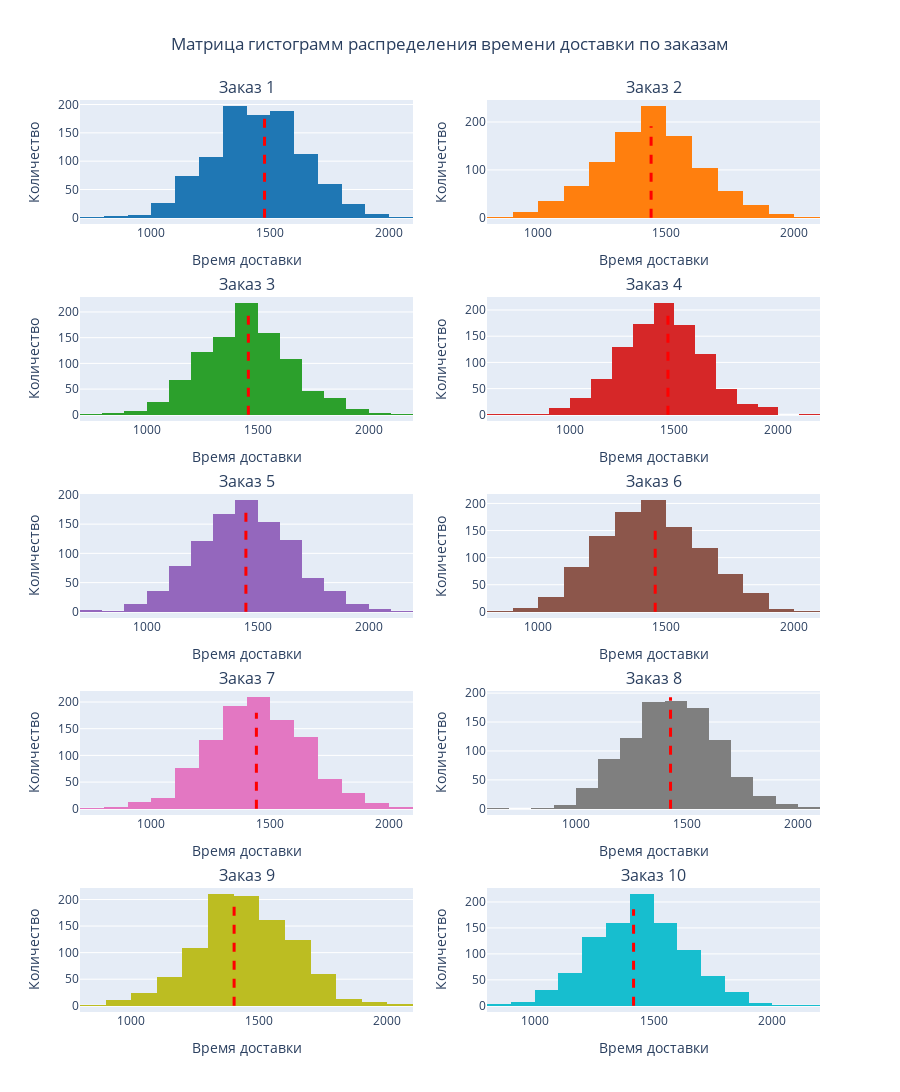

Notebook code cell kept with this figure:
### Markdown cell above
Построим матрицу гистограмм распределения времени доставки для каждого типа заказа:

### Code cell
colors = ['#1f77b4', '#ff7f0e', '#2ca02c', '#d62728', '#9467bd',
          '#8c564b', '#e377c2', '#7f7f7f', '#bcbd22', '#17becf']

fig = make_subplots(rows=5, cols=2, 
                   subplot_titles=[f'Заказ {i}' for i in range(1, 11)],
                   vertical_spacing=0.08)

for i in range(1, 11):
    try:
        group_data = df.groupby('order_number')['delivery_time'].get_group(i)
        
        hist_fig = px.histogram(x=group_data, nbins=30, color_discrete_sequence=[colors[i-1]])
        
        for trace in hist_fig.data:
            fig.add_trace(trace, row=(i-1)//2 + 1, col=(i-1)%2 + 1)
        
        counts, bins = np.histogram(group_data, bins=15)
        max_count_idx = np.argmax(counts)
        max_bin_center = (bins[max_count_idx] + bins[max_count_idx + 1]) / 2
        
        fig.add_trace(go.Scatter(
            x=[max_bin_center, max_bin_center],
            y=[0, counts[max_count_idx]],
            mode='lines',
            line=dict(color='red', width=3, dash='dash'),
            name=f'Максимум {i}',
            showlegend=False
        ), row=(i-1)//2 + 1, col=(i-1)%2 + 1)
        
    except KeyError:
        continue

fig.update_layout(
    title_text='Матрица гистограмм распределения времени доставки по заказам',
    title_x=0.5,
    height=1200,
    showlegend=False
)

for i in range(1, 11):
    fig.update_xaxes(title_text='Время доставки', row=(i-1)//2 + 1, col=(i-1)%2 + 1)
    fig.update_yaxes(title_text='Количество', row=(i-1)//2 + 1, col=(i-1)%2 + 1)

fig.show()

### Figure 1 — Plotly figure (JSON) as saved in the notebook; plotly's stock layout.template omitted (floating-point values rounded to 4 significant figures; data arrays with more than 128 entries replaced by an {"elided": "..."} marker saying what was removed)
{"data": [{"alignmentgroup": "True", "bingroup": "x", "hovertemplate": "x=%{x}<br>count=%{y}<extra></extra>", "legendgroup": "", "marker": {"color": "#1f77b4", "pattern": {"shape": ""}}, "name": "", "nbinsx": 30, "offsetgroup": "", "orientation": "v", "showlegend": false, "type": "histogram", "x": {"elided": "989 float values"}, "xaxis": "x", "yaxis": "y"}, {"line": {"color": "red", "dash": "dash", "width": 3}, "mode": "lines", "name": "Максимум 1", "showlegend": false, "type": "scatter", "x": [1476.0, 1476.0], "xaxis": "x", "y": [0, 189], "yaxis": "y"}, {"alignmentgroup": "True", "bingroup": "x", "hovertemplate": "x=%{x}<br>count=%{y}<extra></extra>", "legendgroup": "", "marker": {"color": "#ff7f0e", "pattern": {"shape": ""}}, "name": "", "nbinsx": 30, "offsetgroup": "", "orientation": "v", "showlegend": false, "type": "histogram", "x": {"elided": "1011 float values"}, "xaxis": "x2", "yaxis": "y2"}, {"line": {"color": "red", "dash": "dash", "width": 3}, "mode": "lines", "name": "Максимум 2", "showlegend": false, "type": "scatter", "x": [1441.0, 1441.0], "xaxis": "x2", "y": [0, 191], "yaxis": "y2"}, {"alignmentgroup": "True", "bingroup": "x", "hovertemplate": "x=%{x}<br>count=%{y}<extra></extra>", "legendgroup": "", "marker": {"color": "#2ca02c", "pattern": {"shape": ""}}, "name": "", "nbinsx": 30, "offsetgroup": "", "orientation": "v", "showlegend": false, "type": "histogram", "x": {"elided": "958 float values"}, "xaxis": "x3", "yaxis": "y3"}, {"line": {"color": "red", "dash": "dash", "width": 3}, "mode": "lines", "name": "Максимум 3", "showlegend": false, "type": "scatter", "x": [1458.0, 1458.0], "xaxis": "x3", "y": [0, 199], "yaxis": "y3"}, {"alignmentgroup": "True", "bingroup": "x", "hovertemplate": "x=%{x}<br>count=%{y}<extra></extra>", "legendgroup": "", "marker": {"color": "#d62728", "pattern": {"shape": ""}}, "name": "", "nbinsx": 30, "offsetgroup": "", "orientation": "v", "showlegend": false, "type": "histogram", "x": {"elided": "1011 float values"}, "xaxis": "x4", "yaxis": "y4"}, {"line": {"color": "red", "dash": "dash", "width": 3}, "mode": "lines", "name": "Максимум 4", "showlegend": false, "type": "scatter", "x": [1469.0, 1469.0], "xaxis": "x4", "y": [0, 204], "yaxis": "y4"}, {"alignmentgroup": "True", "bingroup": "x", "hovertemplate": "x=%{x}<br>count=%{y}<extra></extra>", "legendgroup": "", "marker": {"color": "#9467bd", "pattern": {"shape": ""}}, "name": "", "nbinsx": 30, "offsetgroup": "", "orientation": "v", "showlegend": false, "type": "histogram", "x": {"elided": "998 float values"}, "xaxis": "x5", "yaxis": "y5"}, {"line": {"color": "red", "dash": "dash", "width": 3}, "mode": "lines", "name": "Максимум 5", "showlegend": false, "type": "scatter", "x": [1447.0, 1447.0], "xaxis": "x5", "y": [0, 183], "yaxis": "y5"}, {"alignmentgroup": "True", "bingroup": "x", "hovertemplate": "x=%{x}<br>count=%{y}<extra></extra>", "legendgroup": "", "marker": {"color": "#8c564b", "pattern": {"shape": ""}}, "name": "", "nbinsx": 30, "offsetgroup": "", "orientation": "v", "showlegend": false, "type": "histogram", "x": {"elided": "1032 float values"}, "xaxis": "x6", "yaxis": "y6"}, {"line": {"color": "red", "dash": "dash", "width": 3}, "mode": "lines", "name": "Максимум 6", "showlegend": false, "type": "scatter", "x": [1457.0, 1457.0], "xaxis": "x6", "y": [0, 161], "yaxis": "y6"}, {"alignmentgroup": "True", "bingroup": "x", "hovertemplate": "x=%{x}<br>count=%{y}<extra></extra>", "legendgroup": "", "marker": {"color": "#e377c2", "pattern": {"shape": ""}}, "name": "", "nbinsx": 30, "offsetgroup": "", "orientation": "v", "showlegend": false, "type": "histogram", "x": {"elided": "1042 float values"}, "xaxis": "x7", "yaxis": "y7"}, {"line": {"color": "red", "dash": "dash", "width": 3}, "mode": "lines", "name": "Максимум 7", "showlegend": false, "type": "scatter", "x": [1442.0, 1442.0], "xaxis": "x7", "y": [0, 180], "yaxis": "y7"}, {"alignmentgroup": "True", "bingroup": "x", "hovertemplate": "x=%{x}<br>count=%{y}<extra></extra>", "legendgroup": "", "marker": {"color": "#7f7f7f", "pattern": {"shape": ""}}, "name": "", "nbinsx": 30, "offsetgroup": "", "orientation": "v", "showlegend": false, "type": "histogram", "x": {"elided": "1008 float values"}, "xaxis": "x8", "yaxis": "y8"}, {"line": {"color": "red", "dash": "dash", "width": 3}, "mode": "lines", "name": "Максимум 8", "showlegend": false, "type": "scatter", "x": [1427.0, 1427.0], "xaxis": "x8", "y": [0, 193], "yaxis": "y8"}, {"alignmentgroup": "True", "bingroup": "x", "hovertemplate": "x=%{x}<br>count=%{y}<extra></extra>", "legendgroup": "", "marker": {"color": "#bcbd22", "pattern": {"shape": ""}}, "name": "", "nbinsx": 30, "offsetgroup": "", "orientation": "v", "showlegend": false, "type": "histogram", "x": {"elided": "983 float values"}, "xaxis": "x9", "yaxis": "y9"}, {"line": {"color": "red", "dash": "dash", "width": 3}, "mode": "lines", "name": "Максимум 9", "showlegend": false, "type": "scatter", "x": [1402.0, 1402.0], "xaxis": "x9", "y": [0, 188], "yaxis": "y9"}, {"alignmentgroup": "True", "bingroup": "x", "hovertemplate": "x=%{x}<br>count=%{y}<extra></extra>", "legendgroup": "", "marker": {"color": "#17becf", "pattern": {"shape": ""}}, "name": "", "nbinsx": 30, "offsetgroup": "", "orientation": "v", "showlegend": false, "type": "histogram", "x": {"elided": "968 float values"}, "xaxis": "x10", "yaxis": "y10"}, {"line": {"color": "red", "dash": "dash", "width": 3}, "mode": "lines", "name": "Максимум 10", "showlegend": false, "type": "scatter", "x": [1416.0, 1416.0], "xaxis": "x10", "y": [0, 186], "yaxis": "y10"}], "layout": {"annotations": [{"font": {"size": 16}, "showarrow": false, "text": "Заказ 1", "x": 0.225, "xanchor": "center", "xref": "paper", "y": 1.0, "yanchor": "bottom", "yref": "paper"}, {"font": {"size": 16}, "showarrow": false, "text": "Заказ 2", "x": 0.775, "xanchor": "center", "xref": "paper", "y": 1.0, "yanchor": "bottom", "yref": "paper"}, {"font": {"size": 16}, "showarrow": false, "text": "Заказ 3", "x": 0.225, "xanchor": "center", "xref": "paper", "y": 0.784, "yanchor": "bottom", "yref": "paper"}, {"font": {"size": 16}, "showarrow": false, "text": "Заказ 4", "x": 0.775, "xanchor": "center", "xref": "paper", "y": 0.784, "yanchor": "bottom", "yref": "paper"}, {"font": {"size": 16}, "showarrow": false, "text": "Заказ 5", "x": 0.225, "xanchor": "center", "xref": "paper", "y": 0.568, "yanchor": "bottom", "yref": "paper"}, {"font": {"size": 16}, "showarrow": false, "text": "Заказ 6", "x": 0.775, "xanchor": "center", "xref": "paper", "y": 0.568, "yanchor": "bottom", "yref": "paper"}, {"font": {"size": 16}, "showarrow": false, "text": "Заказ 7", "x": 0.225, "xanchor": "center", "xref": "paper", "y": 0.352, "yanchor": "bottom", "yref": "paper"}, {"font": {"size": 16}, "showarrow": false, "text": "Заказ 8", "x": 0.775, "xanchor": "center", "xref": "paper", "y": 0.352, "yanchor": "bottom", "yref": "paper"}, {"font": {"size": 16}, "showarrow": false, "text": "Заказ 9", "x": 0.225, "xanchor": "center", "xref": "paper", "y": 0.136, "yanchor": "bottom", "yref": "paper"}, {"font": {"size": 16}, "showarrow": false, "text": "Заказ 10", "x": 0.775, "xanchor": "center", "xref": "paper", "y": 0.136, "yanchor": "bottom", "yref": "paper"}], "height": 1200, "showlegend": false, "title": {"text": "Матрица гистограмм распределения времени доставки по заказам", "x": 0.5}, "xaxis": {"anchor": "y", "domain": [0, 0.45], "title": {"text": "Время доставки"}}, "xaxis10": {"anchor": "y10", "domain": [0.55, 1], "title": {"text": "Время доставки"}}, "xaxis2": {"anchor": "y2", "domain": [0.55, 1], "title": {"text": "Время доставки"}}, "xaxis3": {"anchor": "y3", "domain": [0, 0.45], "title": {"text": "Время доставки"}}, "xaxis4": {"anchor": "y4", "domain": [0.55, 1], "title": {"text": "Время доставки"}}, "xaxis5": {"anchor": "y5", "domain": [0, 0.45], "title": {"text": "Время доставки"}}, "xaxis6": {"anchor": "y6", "domain": [0.55, 1], "title": {"text": "Время доставки"}}, "xaxis7": {"anchor": "y7", "domain": [0, 0.45], "title": {"text": "Время доставки"}}, "xaxis8": {"anchor": "y8", "domain": [0.55, 1], "title": {"text": "Время доставки"}}, "xaxis9": {"anchor": "y9", "domain": [0, 0.45], "title": {"text": "Время доставки"}}, "yaxis": {"anchor": "x", "domain": [0.864, 1.0], "title": {"text": "Количество"}}, "yaxis10": {"anchor": "x10", "domain": [0, 0.136], "title": {"text": "Количество"}}, "yaxis2": {"anchor": "x2", "domain": [0.864, 1.0], "title": {"text": "Количество"}}, "yaxis3": {"anchor": "x3", "domain": [0.648, 0.784], "title": {"text": "Количество"}}, "yaxis4": {"anchor": "x4", "domain": [0.648, 0.784], "title": {"text": "Количество"}}, "yaxis5": {"anchor": "x5", "domain": [0.432, 0.568], "title": {"text": "Количество"}}, "yaxis6": {"anchor": "x6", "domain": [0.432, 0.568], "title": {"text": "Количество"}}, "yaxis7": {"anchor": "x7", "domain": [0.216, 0.352], "title": {"text": "Количество"}}, "yaxis8": {"anchor": "x8", "domain": [0.216, 0.352], "title": {"text": "Количество"}}, "yaxis9": {"anchor": "x9", "domain": [0, 0.136], "title": {"text": "Количество"}}}}
